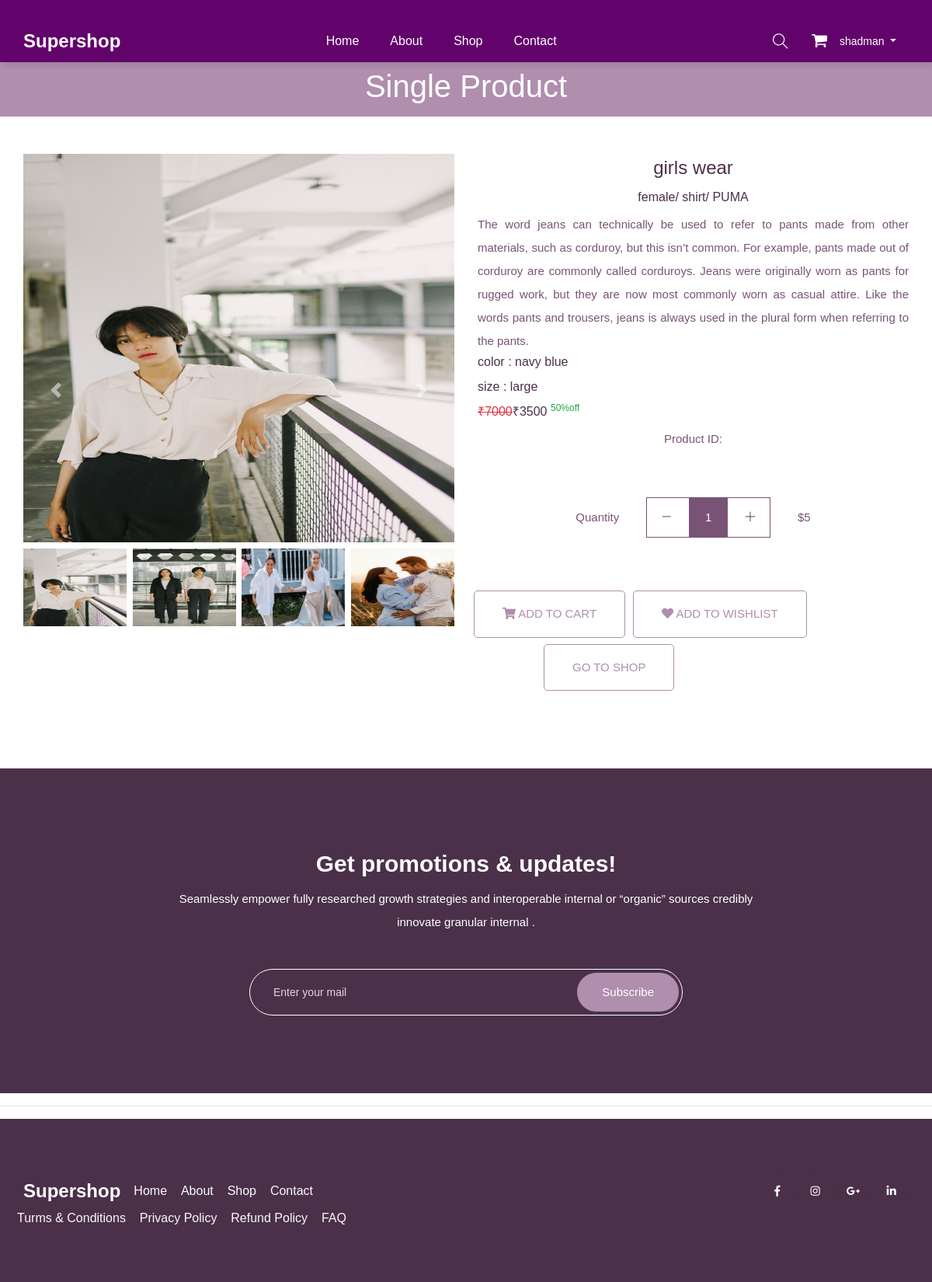
The app's page /single-product/10/ (signed in) with its own data.
### mainapp/models.py (models this page shows, shortened)
class Product(models.Model):
    id = models.AutoField(primary_key=True)
    name=models.CharField(max_length=40,unique=True)
    maincategory=models.ForeignKey(MainCategory,on_delete=models.CASCADE)
    subcategory=models.ForeignKey(SubCategory,on_delete=models.CASCADE)
    brand=models.ForeignKey(Brand,on_delete=models.CASCADE)
    baseprice=models.IntegerField()
    discount=models.IntegerField()
    finalprice=models.IntegerField()
    stock=models.BooleanField(default=True)
    color=models.CharField(max_length=30)
    size=models.CharField(max_length=30)
    description=models.TextField(default="")
    pic1 =models.ImageField(upload_to="uploads/product")
    pic2 =models.ImageField(upload_to="uploads/product",default=None,blank=True,null=True)
    pic3 =models.ImageField(upload_to="uploads/product",default=None,blank=True,null=True)
    pic4 =models.ImageField(upload_to="uploads/product",default=None,blank=True,null=True)

class MainCategory(models.Model):
    id = models.AutoField(primary_key=True)
    name=models.CharField(max_length=40,unique=True)

class SubCategory(models.Model):
    id = models.AutoField(primary_key=True)
    name=models.CharField(max_length=40,unique=True)

class Brand(models.Model):
    id = models.AutoField(primary_key=True)
    name=models.CharField(max_length=40,unique=True)
    pic =models.ImageField(upload_to="uploads/brand")

### mainapp/views.py (the view)
# urls.py: path('single-product/<int:id>/',mainapp.singleproductpage,name='single-product'),
def singleproductpage(Request,id):
    products = Product.objects.get(id=id)
    context = {'products': products}
    return render(Request,'single-product.html',context)

### mainapp/templates/single-product.html (shortened to what this page needs)
{% extends "index.html" %}
{% load static %}
{% block body %}
    <section class="breadcrumb_part">
      <div class="container">
          <div class="row">
              <div class="col-lg-12">
                  <div class="breadcrumb_iner">
                      <h2>Single product </h2>
                  </div>
              </div>
          </div>
      </div>
  </section>
  <div class="product_list section_padding pt-5">
    <div class="container">
      <div class="row justify-content-center">
        <div class="col-md-6">
          <div id="carouselExampleIndicators" class="carousel slide" data-ride="carousel">
            <div class="carousel-inner">
              <div class="carousel-item active">
                <img src="{{products.pic1.url}}"  height="500px" width="100%" class="d-block " alt="images">
              </div>
            </div>
            <div class="d-flex justify-content-between mt-2">
              <img src="{{products.pic1.url}}" data-target="#carouselExampleIndicators" data-slide-to="0" height="100px" width="24%"  alt="images">
              {% if products.pic2 %}
              <img src="{{products.pic2.url}}" data-target="#carouselExampleIndicators" data-slide-to="1" height="100px" width="24%"  alt="images">
              {% endif %}
              {% if products.pic3 %}
              <img src="{{products.pic3.url}}" data-target="#carouselExampleIndicators" data-slide-to="2" height="100px" width="24%"  alt="images">
              {% endif %}
              {% if products.pic4 %}
              <img src="{{products.pic4.url}}" data-target="#carouselExampleIndicators" data-slide-to="3" height="100px" width="24%"  alt="images">
              {% endif %}
            </div>
            <a class="carousel-control-prev" href="#carouselExampleIndicators" role="button" data-slide="prev">
              <span class="carousel-control-prev-icon" aria-hidden="true"></span>
            </a>
            <a class="carousel-control-next" href="#carouselExampleIndicators" role="button" data-slide="next">
              <span class="carousel-control-next-icon" aria-hidden="true"></span>
            </a>
          </div>
        </div>
        <div class="col-md-6">
          <div class="single_product_text text-center">
            <h3>{{products.name}}</h3>
            <h5>{{products.maincategory.name}}/ {{products.subcategory.name}}/ {{products.brand.name}}</h5>
            <p class="text-justify">{{products.description}}</p>
            <h5 class="text-left">color : {{products.color}}</h5>
            <h5 class="text-left">size : {{products.size}}</h5>
            <h5 class="text-left"><del class="text-danger">&#8377;{{products.baseprice}}</del>&#8377;{{products.finalprice}} <sup class="text-success">{{products.discount}}%off</sup></h5>
            <form action="{% url 'add-to-cart' %}" method="post">
              <p>Product ID: {{ products.product_id }}</p>
              <div class="card_area">
                  <div class="product_count_area">
                      <p>Quantity</p>
                      <div class="product_count d-inline-block">
                          <span class="product_count_item number-decrement"> <i class="ti-minus"></i></span>
                          <input class="product_count_item input-number" type="text" name="qty" value="1" min="1">
                          <span class="product_count_item number-increment"> <i class="ti-plus"></i></span>
                      </div>
                      <p>$5</p>
                  </div>
                  <div class="row add_to_cart">
                      <button type="submit" style="margin-left: 10px;" class="btn_3 mt-2">
                          <i class="fa fa-shopping-cart"></i> Add To cart
                      </button>
                      <a href="{% url 'add-to-wishlist' products.id %}" style="margin-left: 10px;" class="btn_3 mt-2">
                          <i class="fa fa-heart"></i> Add To Wishlist
                      </a>
                      <a href="/shop/All/All/All" class="btn_3 mt-2" style="margin-left: 100px;">Go To Shop</a>
                  </div>
              </div>
          </form>
          </div>
        </div>
      </div>
    </div>
  </div>
   <section class="subscribe_part section_padding">
      <div class="container">
          <div class="row justify-content-center">
              <div class="col-lg-8">
                  <div class="subscribe_part_content">
                      <h2>Get promotions & updates!</h2>
                      <p>Seamlessly empower fully researched growth strategies and interoperable internal or “organic” sources credibly innovate granular internal .</p>
                      <div class="subscribe_form">
                          <input type="email" placeholder="Enter your mail">
                          <a href="#" class="btn_1">Subscribe</a>
                      </div>
                  </div>
              </div>
          </div>
      </div>
  </section>
{% endblock %}

### mainapp/templates/index.html (shortened to what this page needs)
{% load static %}
<!doctype html>
<html lang="eng">
<head>
    <link rel="stylesheet" href="{% static 'css/bootstrap.min.css' %}">
    <link rel="stylesheet" href="{% static 'css/animate.css' %}">
    <link rel="stylesheet" href="{% static 'css/owl.carousel.min.css' %}">
    <link rel="stylesheet" href="{% static 'css/all.css' %}">
    <link rel="stylesheet" href="{% static 'css/flaticon.css' %}">
    <link rel="stylesheet" href="{% static 'css/themify-icons.css' %}">
    <link rel="stylesheet" href="{% static 'css/magnific-popup.css' %}">
    <link rel="stylesheet" href="{% static 'css/slick.css' %}">
    <link rel="stylesheet" href="{% static 'css/style.css' %}">
</head>
<body>
    <header class="main_menu home_menu bg-nav">
        <div class="container">
            <div class="row align-items-center justify-content-center">
                <div class="col-lg-12">
                    <nav class="navbar navbar-expand-lg navbar-light">
                        <a class="navbar-brand" href="{% url 'home' %}"><span class="logo-text">Supershop</span></a>
                        <div class="collapse navbar-collapse main-menu-item" id="navbarSupportedContent">
                            <ul class="navbar-nav">
                                <li class="nav-item">
                                    <a class="nav-link" href="{% url 'home' %}">Home</a>
                                </li>
                                <li class="nav-item">
                                    <a class="nav-link" href="{% url 'about' %}">about</a>
                                </li>
                                <li class="nav-item">
                                    <a class="nav-link" href="/shop/All/All/All">Shop</a>
                                </li>
                                <li class="nav-item">
                                    <a class="nav-link" href="{% url 'contact' %}">Contact</a>
                                </li>
                            </ul>
                        </div>
                        <div class="hearer_icon d-flex align-items-center">
                            <a id="search_1" href="javascript:void(0)"><i class="ti-search "></i></a>
                            {% if request.user.is_authenticated %}
                            <a href="{% url 'cart' %}">
                                <i class="flaticon-shopping-cart-black-shape "></i>
                            </a>
                            {% endif %}
                            <ul>
                                {% if request.user.is_authenticated %}
                            <li class="nav-item dropdown">
                                <a class="nav-link dropdown-toggle" href="blog.html" id="navbarDropdown_2"
                                    role="button" data-toggle="dropdown" aria-haspopup="true" aria-expanded="false">
                                    {{request.user.username}}
                                </a>
                            </li>
                            {% else %}
                            <li class="nav-item">
                                <a class="nav-link" href="{% url 'login' %}">Login</a>
                            </li>
                            {% endif %}
                        </div>
                    </nav>
                </div>
            </div>
        </div>
    </header>
{% block body %}{% endblock %}
    <hr></hr>
    <footer class="footer_part subscribe_part">
        <div class="footer_iner">
            <div class="container">
                <div class="row justify-content-between align-items-center">
                    <div class="col-lg-8">
                        <div class="footer_menu">
                            <div class="footer_logo">
                                <a class="navbar-brand" href="{% url 'home' %}"><span class="logo-text text-light">Supershop</span></a>
                            </div>
                            <div class="footer_menu_item">
                                <a class="text-light" href="{% url 'home' %}">Home</a>
                                <a class="text-light" href="{% url 'about' %}">About</a>
                                <a class="text-light" href="/shop/All/All/All">Shop</a>
                                <a class="text-light" href="{% url 'contact' %}">Contact</a>
                            </div>
                        </div>
                    </div>
                    <div class="col-lg-4">
                        <div class="social_icon">
                            <a href="#"><i class="fab fa-facebook-f"></i></a>
                            <a href="#"><i class="fab fa-instagram"></i></a>
                            <a href="#"><i class="fab fa-google-plus-g"></i></a>
                            <a href="#"><i class="fab fa-linkedin-in"></i></a>
                        </div>
                    </div>
                    <div class="row footer_menu_item ">
                        <div class="col-lg-12">
                            <div class="copyright_text">
                                <div class="copyright_link">
                                    <a class="text-light" href="#">Turms & Conditions</a>
                                    <a class="text-light" href="#">Privacy Policy</a>
                                    <a class="text-light" href="#">Refund Policy</a>
                                    <a class="text-light" href="#">FAQ</a>
                                </div>
                            </div>
                        </div>
                    </div>
                </div>
            </div>
        </div>
    </footer>
</body>
</html>

### mainapp/static/css/all.css (style rules this page uses)
.logo-text { font-size: x-large; font-weight: bold; font-size: 30; }
.fa, .fas, .far, .fal, .fab { -moz-osx-font-smoothing: grayscale; -webkit-font-smoothing: antialiased; display: inline-block; font-style: normal; font-variant: normal; text-rendering: auto; line-height: 1; }
.fa-facebook-f:before { content: "\f39e"; }
.fa-google-plus-g:before { content: "\f0d5"; }
.fa-heart:before { content: "\f004"; }
.fa-instagram:before { content: "\f16d"; }
.fa-linkedin-in:before { content: "\f0e1"; }
.fa-shopping-cart:before { content: "\f07a"; }
.fab { font-family: 'Font Awesome 5 Brands'; }
.fa, .fas { font-family: 'Font Awesome 5 Free'; font-weight: 900; }

### records on screen
Product: pic1 (picture), pic2 (picture), pic3 (picture), pic4 (picture), name "girls wear", maincategory.name "female", subcategory.name "shirt", brand.name "PUMA", description "The word jeans can technically be used to refer to pants made from other materials, such as corduroy, but this isn’t common. For example, pants made out of corduroy are commonly called corduroys. Jeans were originally worn as pants for rugged work, but they are now most commonly worn as casual attire. Like the words pants and trousers, jeans is always used in the plural form when referring to the pants.", color "navy blue", size "large", baseprice "7000", finalprice "3500", discount "50"

### other values on screen
{{ request.user.username }} "shadman"
